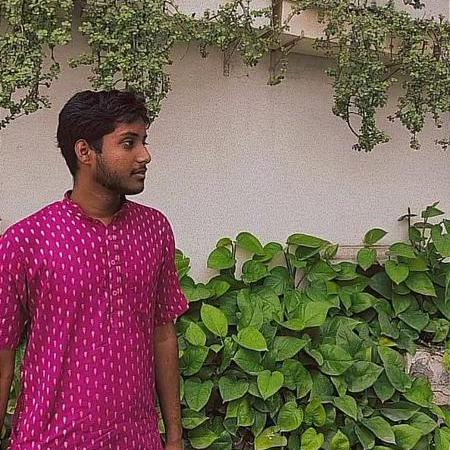
#> input picture assets/profile.jpg, 450 x 450 px, found by its file name
$ python ascii.py
#> lines starting #> are read from the running program, lines starting #| are printed output that depends on the picture
import os
import sys
import subprocess

def get_ascii_portrait(image_path="assets/profile.jpg", out_w=40, out_h=24):
    """
    Crops the full subject (Ayush Singh) from assets/profile.jpg,
    capturing head, hair, face, neck, collar, shoulders, and kurta.
    """
#> called with image_path = 'assets/profile.jpg', out_w = 40, out_h = 24
    pixels = None
    width, height = 0, 0

    # 1. Try using Pillow
    try:
        from PIL import Image
        if os.path.exists(image_path):
            with Image.open(image_path) as img:
#> img is the input picture: PIL image 450x450 RGB; mean R, G, B 123.2, 99.8, 88.9
                img = img.convert("RGB")
                orig_w, orig_h = img.size
#> orig_w = 450; orig_h = 450

                # Crop around full subject (x: 20 to 380, y: 35 to 410)
                left = int(orig_w * 0.05)
#> left = 22
                top = int(orig_h * 0.08)
#> top = 36
                right = int(orig_w * 0.85)
#> right = 382
                bottom = int(orig_h * 0.92)
#> bottom = 414

                cropped = img.crop((left, top, right, bottom))
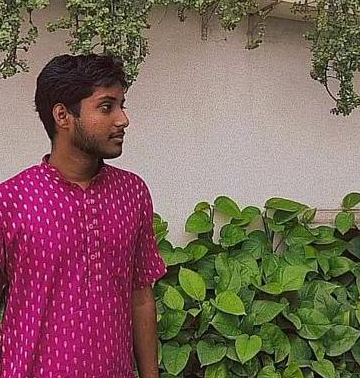
#> cropped: PIL image 360x378 RGB; mean R, G, B 127.8, 99.7, 92.7
                width, height = cropped.size
#> width = 360; height = 378

                raw_data = cropped.load()
                pixels = []
                for y in range(height):
                    row_pixels = [raw_data[x, y] for x in range(width)]
                    pixels.append(row_pixels)
#> after the loop, pixels = 378 items
    except Exception:
        pixels = None

    # 2. Fallback to macOS sips
    if pixels is None and os.path.exists(image_path):
        bmp_path = "assets/subject_full.bmp"
        crop_jpg = "assets/subject_full.jpg"
        try:
            subprocess.run([
                "sips", "-c", "360", "320", "--cropOffset", "35", "0",
                image_path, "--out", crop_jpg
            ], stdout=subprocess.DEVNULL, stderr=subprocess.DEVNULL, check=False)

            subprocess.run([
                "sips", "-s", "format", "bmp", crop_jpg, "--out", bmp_path
            ], stdout=subprocess.DEVNULL, stderr=subprocess.DEVNULL, check=False)

            if os.path.exists(bmp_path):
                with open(bmp_path, "rb") as f:
                    hdr = f.read(54)
                    if len(hdr) == 54:
                        w = int.from_bytes(hdr[18:22], byteorder="little", signed=True)
                        h = int.from_bytes(hdr[22:26], byteorder="little", signed=True)
                        bpp = int.from_bytes(hdr[28:30], byteorder="little")
                        abs_h = abs(h)
                        row_size = int((bpp * w + 31) / 32) * 4
                        f.seek(54)
                        pixels = []
                        for _ in range(abs_h):
                            row_data = f.read(row_size)
                            row_pixels = []
                            for x in range(w):
                                b = row_data[x * 3]
                                g = row_data[x * 3 + 1]
                                r = row_data[x * 3 + 2]
                                row_pixels.append((r, g, b))
                            pixels.append(row_pixels)
                        if h > 0:
                            pixels.reverse()
                        width, height = w, abs_h
        except Exception:
            pixels = None

    if pixels is None or width == 0 or height == 0:
        return _fallback_ascii(out_w, out_h)

    # 3. ASCII conversion
    charset = " .':;=+*#%@"
    num_chars = len(charset)
    crop_top_pct = 0.08
    usable_h = height * (1.0 - crop_top_pct)
#> usable_h = 347.8

    ascii_lines = []
    for row in range(out_h):
        line = []
        y_start = int(height * crop_top_pct + row * usable_h / out_h)
        y_end   = int(height * crop_top_pct + (row + 1) * usable_h / out_h)

        for col in range(out_w):
            x_start = int(col * width / out_w)
            x_end   = int((col + 1) * width / out_w)

            total_r, total_g, total_b, count = 0, 0, 0, 0
            for y in range(y_start, min(y_end, height)):
                for x in range(x_start, min(x_end, width)):
                    r, g, b = pixels[y][x][:3]
                    total_r += r
                    total_g += g
                    total_b += b
                    count += 1

            if count == 0:
                line.append(" ")
                continue

            r = total_r / count
            g = total_g / count
            b = total_b / count
            lum = 0.299 * r + 0.587 * g + 0.114 * b

            is_bg = False
            if row < 2 and (col < out_w * 0.24 or col > out_w * 0.62):
                is_bg = True
            elif row < out_h * 0.40 and col < out_w * 0.22:
                is_bg = True
            elif row < out_h * 0.42 and col > out_w * 0.58:
                is_bg = True
            elif row >= out_h * 0.42 and row < out_h * 0.65 and col > out_w * 0.68:
                is_bg = True
            elif row >= out_h * 0.65 and col > out_w * 0.76:
                is_bg = True
            elif row < out_h * 0.50 and lum > 135 and abs(r - g) < 18 and abs(r - b) < 18:
                is_bg = True

            if is_bg:
                line.append(" ")
            else:
                norm = 1.0 - (lum / 255.0)
                norm = (norm - 0.14) / (0.86 - 0.14)
                norm = max(0.0, min(1.0, norm))
                norm = norm ** 1.15

                idx = int(norm * (num_chars - 1))
                char = charset[max(0, min(num_chars - 1, idx))]

                if char in ("'", "`"):
                    char = " "
                if char in (".", ":", ";") and (col < out_w * 0.24 or col > out_w * 0.58):
                    char = " "
                line.append(char)

        ascii_lines.append("".join(line).rstrip())
#> after the loop, ascii_lines = 24 items, first 6: '          ++*=*=;;;;;;=;', '          +**+*=;:::::::', '         %@@@#+;:::::', '         @%%%%+:', '         %++**:', '         ==**=         .'

    return ascii_lines

def _fallback_ascii(out_w, out_h):
    return [
        "           ;=+*+=++=+=;;;               ",
        "           ;=++==++=++;::               ",
        "          #%@%@@@@%++;:::               ",
        "          %%%@@@%@@*=::                 ",
        "          @@@@@#+**+:                   ",
        "          %%@%+=*%*;                    ",
        "          *++*=;=+;:                    ",
        "          %++#*++**;                    ",
        "          ++*%%%#**                     ",
        "          ++**#@%=;                     ",
        "       =++**+*%%%#+=:                   ",
        "    +++++++****###****                  ",
        " =+++++++*+*+*+*******=                 ",
        " +****+++++*+********#*:   +            ",
        " ******++++****+*****##+; ==            ",
        " ***##***********#*##%#*+=*             ",
        " *####********+**######*=+=*+*#*        ",
        " *#%%#*****#******##%##**#+*#**=        ",
        " *#%%*#***#**+****##%#*###= +*+         ",
        " ##%%************#*##**#= ++=**=        ",
        " ####**+*#********###*+**++#*+*+        ",
        " *#****+***+*******##**##**%%#*+        ",
        " *#*+**+#*********##%**###%%#%%#        ",
        " *##**+*#*********##%#***++**+++        ",
    ]

if __name__ == "__main__":
    lines = get_ascii_portrait()
#> lines has the same summary as ascii_lines in get_ascii_portrait
    for l in lines:
        print(l)
#> this loop made 24 passes
#> l on passes 1 to 12: '          ++*=*=;;;;;;=;', '          +**+*=;:::::::', '         %@@@#+;:::::', '         @%%%%+:', '         %++**:', '         ==**=         .', '         ===+=   .......', '         #**#+..', '         %@%*;', '         #@#=;', ' +++++*#**%#***+', '**+++++*********='

$ run again, with assets/subject_centered.jpg copied over assets/profile.jpg
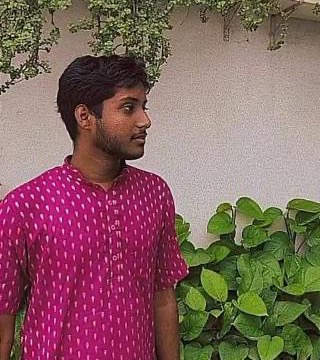
#> input picture assets/subject_centered.jpg, 320 x 360 px, found by its file name
#> in get_ascii_portrait, img is the input picture: PIL image 320x360 RGB; mean R, G, B 132.7, 97.8, 95.8
#> in get_ascii_portrait, `cropped = img.crop((left, top, right, bottom))`:
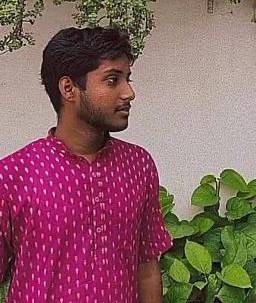
#> cropped: PIL image 256x303 RGB; mean R, G, B 138.3, 96.1, 99.8
#> after the loop in get_ascii_portrait, `for y in range(height):`: pixels = 303 items
#> after the loop in get_ascii_portrait, `for row in range(out_h):`: ascii_lines = 24 items, first 6: '          *#**%#*%%***==', '          @@@%%@@@@@++=:', '         @%%@@@@%%@%%+:', '         @@@@@@#++**+', '         %#@@#==+#%*;', '         +**#*;;;*+;:'
#> lines has the same summary as ascii_lines in get_ascii_portrait
#> the loop `for l in lines:` made 24 passes
#> l on passes 1 to 8: '          *#**%#*%%***==', '          @@@%%@@@@@++=:', '         @%%@@@@%%@%%+:', '         @@@@@@#++**+', '         %#@@#==+#%*;', '         +**#*;;;*+;:', '         %+*+*+==+++=', '         #+*###***##:..'
#> (printed output is left out)

$ run again, with assets/subject_crop.jpg copied over assets/profile.jpg
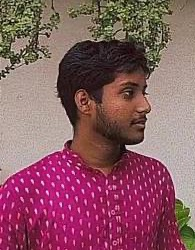
#> input picture assets/subject_crop.jpg, 195 x 250 px, found by its file name
#> in get_ascii_portrait, img is the input picture: PIL image 195x250 RGB; mean R, G, B 138.6, 89.8, 99.3
#> in get_ascii_portrait, `cropped = img.crop((left, top, right, bottom))`:
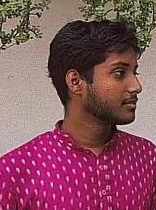
#> cropped: PIL image 156x210 RGB; mean R, G, B 135.8, 81.4, 94.9
#> after the loop in get_ascii_portrait, `for y in range(height):`: pixels = 210 items
#> after the loop in get_ascii_portrait, `for row in range(out_h):`: ascii_lines = 24 items, first 6: '          ;::::::;==+=+=', '          :::::;*%%@@@@%', '         =;:::*%%%%%@@@%', '          :::%%%%@%%%%%@', '          :::@@@@@@@@@@@', '            =@@@@@@@@@@@'
#> lines has the same summary as ascii_lines in get_ascii_portrait
#> the loop `for l in lines:` made 24 passes
#> l on passes 1 to 8: '          ;::::::;==+=+=', '          :::::;*%%@@@@%', '         =;:::*%%%%%@@@%', '          :::%%%%@%%%%%@', '          :::@@@@@@@@@@@', '            =@@@@@@@@@@@', '            +@@@@%#%@@@%', '            :#@@@==**#%%'
#> (printed output is left out)

$ run again, with assets/subject_perfect.jpg copied over assets/profile.jpg
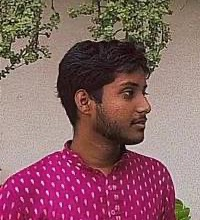
#> input picture assets/subject_perfect.jpg, 200 x 220 px, found by its file name
#> in get_ascii_portrait, img is the input picture: PIL image 200x220 RGB; mean R, G, B 139.8, 98.4, 103.4
#> in get_ascii_portrait, `cropped = img.crop((left, top, right, bottom))`:
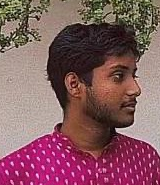
#> cropped: PIL image 160x185 RGB; mean R, G, B 132.9, 89.9, 95.7
#> after the loop in get_ascii_portrait, `for y in range(height):`: pixels = 185 items
#> after the loop in get_ascii_portrait, `for row in range(out_h):`: ascii_lines = 24 items, first 6: '          :::::;:;;;=++=', '          ::::::;++*+*+#', '          ::::;*%%@@@@%%', '         =:::+%%%%@@@%%%', '          ::+@%%%%%%%%@@', '          : %@@@@@@@@@@@'
#> lines has the same summary as ascii_lines in get_ascii_portrait
#> the loop `for l in lines:` made 24 passes
#> l on passes 1 to 8: '          :::::;:;;;=++=', '          ::::::;++*+*+#', '          ::::;*%%@@@@%%', '         =:::+%%%%@@@%%%', '          ::+@%%%%%%%%@@', '          : %@@@@@@@@@@@', '           :@@@@@@@@@@@@', '           ;@@@@@@@@@@@%'
#> (printed output is left out)
